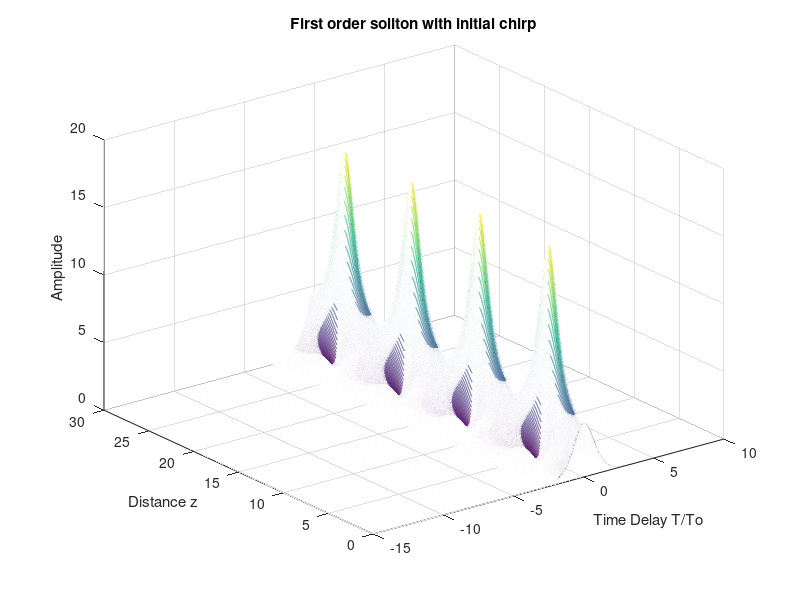
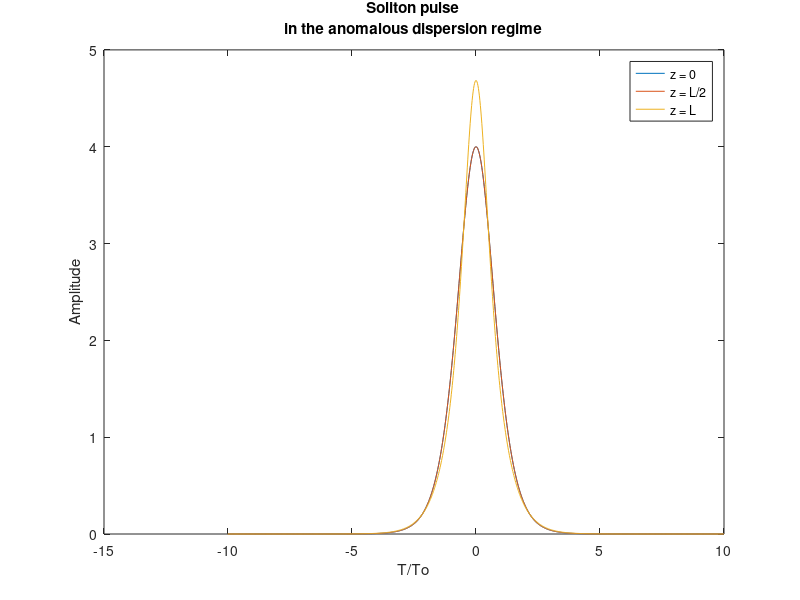
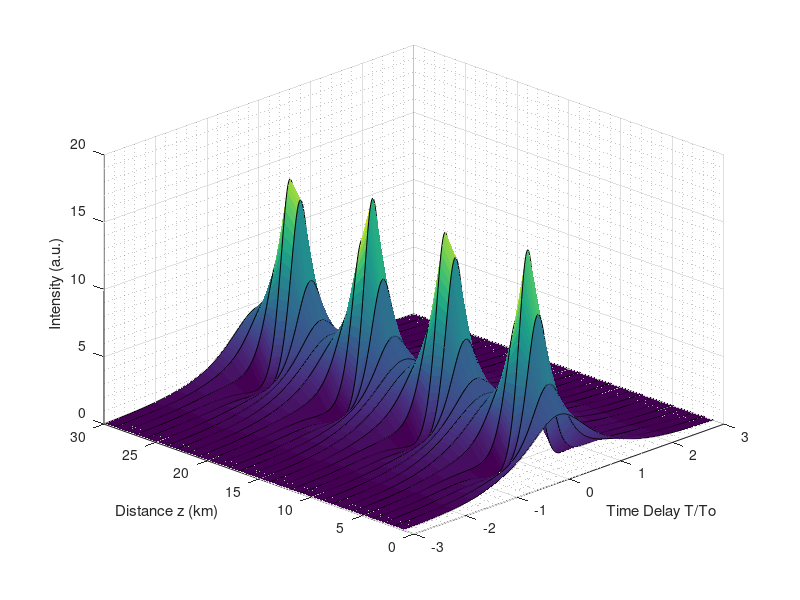

The MATLAB source for these figures, in order:
%First order soliton with chirp
%%
clc; clear all; close all;

b2 = -20;% -10;
b2_initial = b2;
% gama = 0.1;

To= 10; %Pulse width
T = 20*To;
nSamples = 2^10;

C = 0;

Fs = (nSamples-1)/T;

dt = 1/Fs;
t = (-nSamples/2:nSamples/2-1)*dt;

df = 2*pi/T;
f = (-nSamples/2:nSamples/2-1)*df;
f = fftshift(f);

N_order = 2;
Po = 1;
Ld = To^2/abs(b2);
Lnl = Ld;
% gama = 1/(Po*Lnl);
gama = abs(b2)/100;
L = 30;


dz = min(Ld,Lnl)/1000;
z_vector = 0:dz:L;

%%
simul_wave = zeros(length(z_vector), length(t));
spec_wave = zeros(length(z_vector), length(t));
A = N_order*sech(t/To).*exp(1i*C*t.^2/(2*To^2));
% A = exp(-0.5*(1+1i*C)*t.^2/To^2);
fwhm1=find(abs(A)>abs(max(A)/2));
fwhm1=length(fwhm1);
fwhm_vec = zeros(1, length(z_vector));
fwhm_vec(1) = To;
%%
% f = ifftshift(f);
b2 = b2_initial;
for i = 1:length(z_vector)
    D = exp(1i*(dz/2)*b2*f.^2).*fft(A);
    D = ifft(D);
    N = exp(1i*gama*abs(A).^2*dz);
    A = D.*N;
%     spec_wave(i,:) = ifftshift(abs(fft(A)));
%     test_wave(i,:) = A;
    simul_wave(i,:) = abs(A).^2;
    

%     plot(t/To, simul_wave(i,:));
%     ylim([0 1.5])
%     pause(.00000001);
    
%     fwhm=find(abs(A)>abs(max(A)/2));
%     fwhm=length(fwhm);
%     fwhm_vec(i) = fwhm;
%     b_factor(i) = fwhm/fwhm1;
end

%%
figure;
mesh(t/To,z_vector, simul_wave);
xlabel('Time Delay T/To');
ylabel('Distance z');
zlabel('Amplitude');
title('First order soliton with initial chirp');
% view(0, 90);
%%
figure;
plot(t/To,simul_wave(1,:));
hold on;
plot(t/To, simul_wave(2,:));
hold on;
plot(t/To, simul_wave(end,:));
legend('z = 0', 'z = L/2', 'z = L');
title({'Soliton pulse', 'in the anomalous dispersion regime'})
xlabel('T/To')
ylabel('Amplitude')

%%
% f = ifftshift(f);
% %%
% figure;
% plot(f,spec_wave(1,:));
% hold on;
% plot(f,spec_wave(80,:));
% hold on;
% plot(f,spec_wave(end,:));
% legend('z = 0', 'z = L/2', 'z = L');
% title('Frequency spectrum')
% xlabel('f')
% ylabel('Amplitude')
% xlim([-5 5])
%%
% figure;
% plot(b_factor)
% title('broadening factor')
%%
% eT = trapz(simul_wave(end,:));
% simAmp = max(simul_wave(end,:));
% finWidth = fwhm_vec(end);
% eSech = 2*simAmp*(finWidth/1.763); %1.763 is a constant from Cao Wai 2005 paper
% PE = abs(eT-eSech)/eT *100;
% checkN = (gama*simAmp*To^2)/abs(b2);
%%
% figure
% subplot(1,3,1)
% mesh(t/To,z_vector, simul_wave);
% xlabel('Time Delay T/To');
% ylabel('Distance z');
% zlabel('Amplitude');
% view([0 90])
% subplot(1,3,2)
% plot(t/To,simul_wave(1,:));
% hold on;
% plot(t/To, simul_wave(end,:), 'o');
% legend('z = 0', 'z = L');
% subplot(1,3,3)
% plot(z_vector,fwhm_vec)
% %%
% c_imp = readmatrix('vals.csv');
% c_imp = c_imp(:,1:end-1);
%%
% figure
% mesh(c_imp)
% %%
% figure
% plot(abs(A).^2);
% hold on;
% plot(c_imp(1,:))
% legend('A','C');
%%
fake_z_vector = 1:L;
for i = 1:L
   pos = find(z_vector > fake_z_vector(i)-(dz/2), 1);
   fake_sim_wave(i,:) = simul_wave(pos,:);    
end
%%
figure
surface(t/To, fake_z_vector, fake_sim_wave, 'FaceAlpha', [1], 'MeshStyle', 'row');
xlim([-3 3])
grid on
grid minor
view([-45 30])
% title('Second order soliton')
xlabel('Time Delay T/To');
ylabel('Distance z (km)');
zlabel('Intensity (a.u.)')